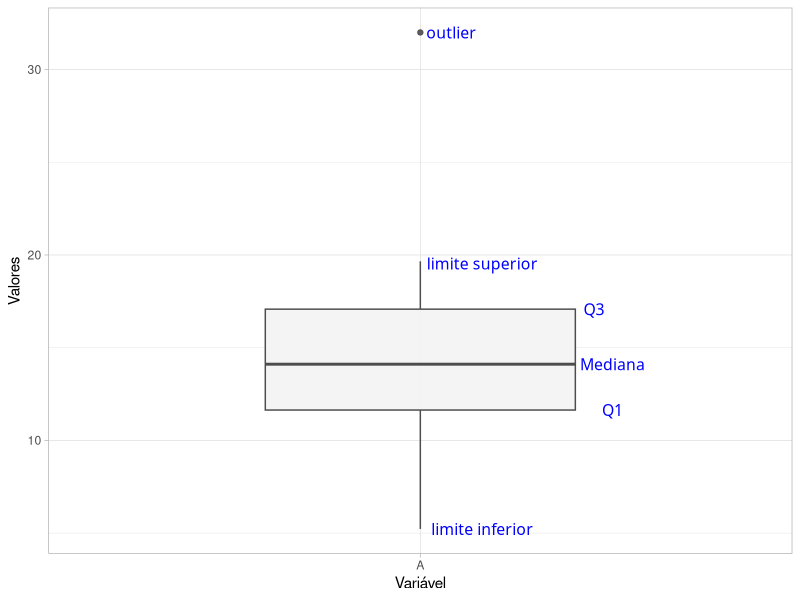
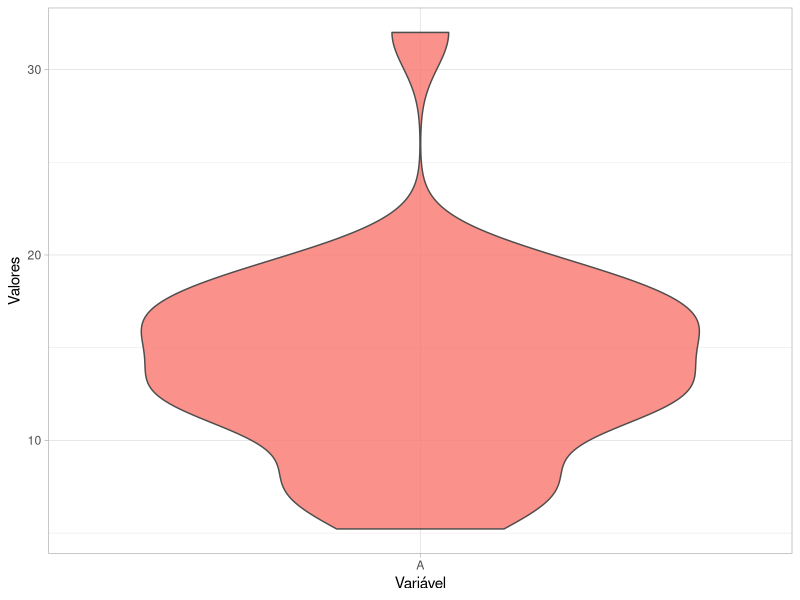
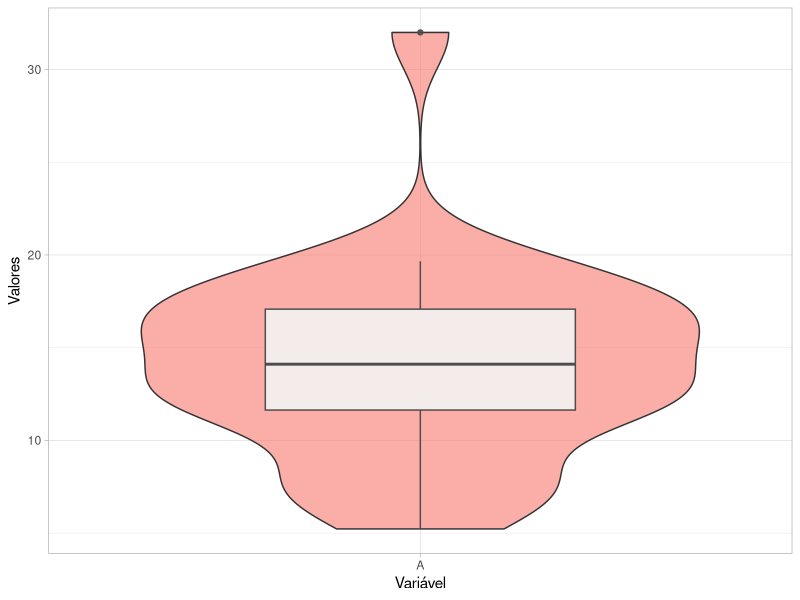
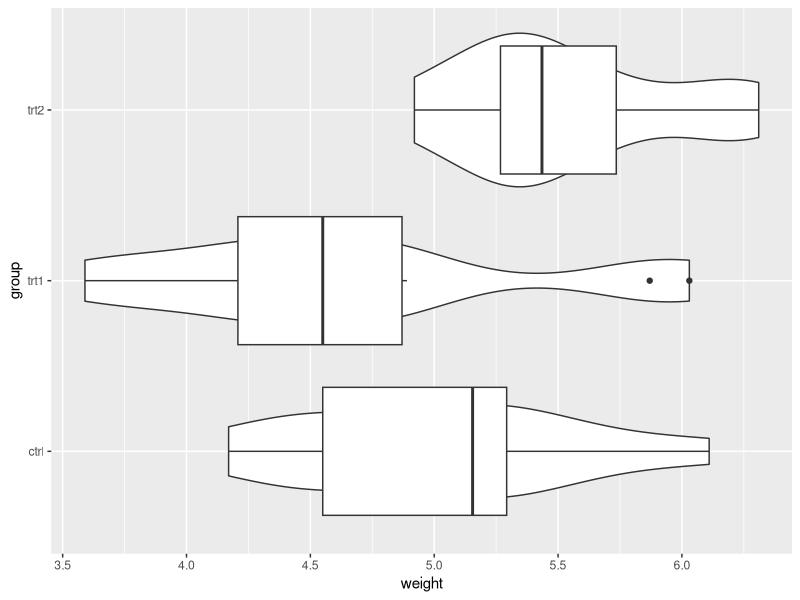
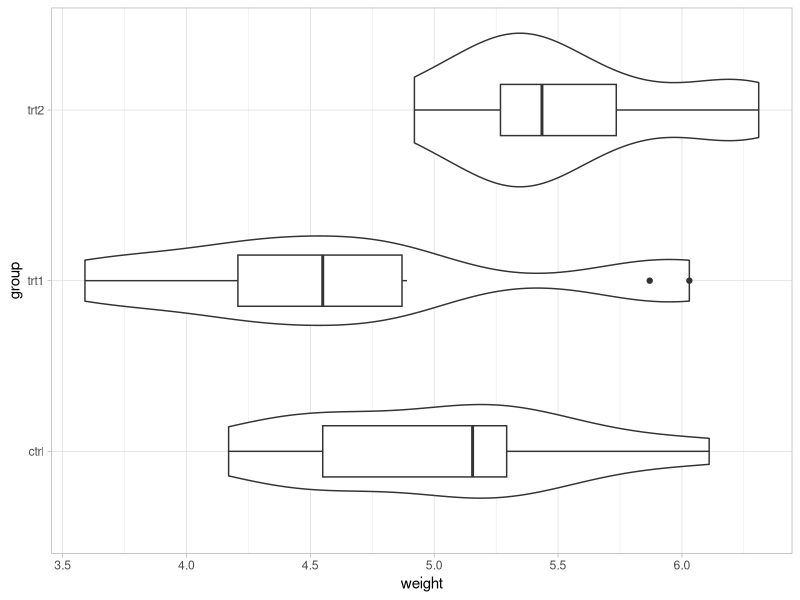
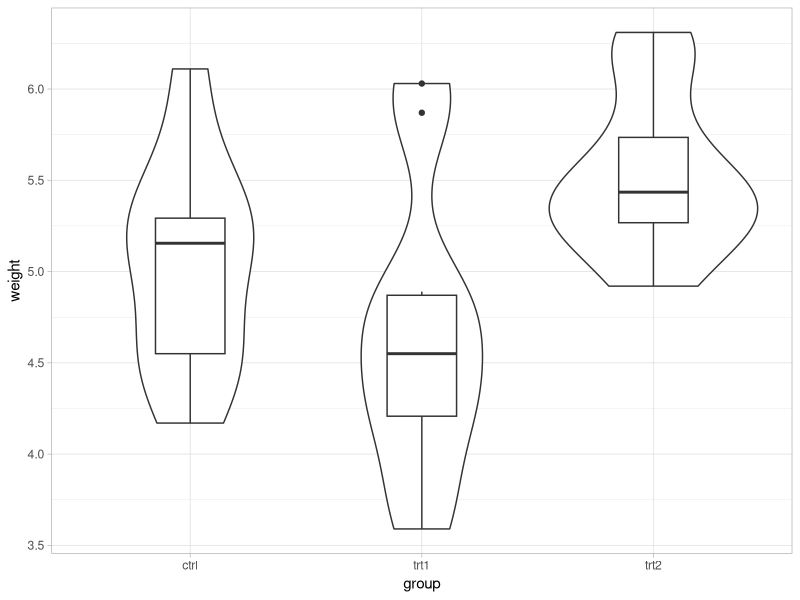
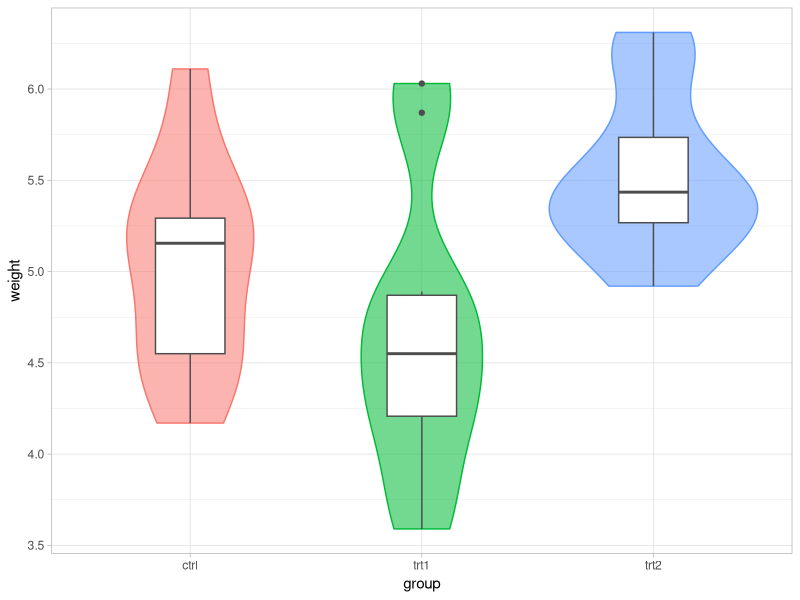
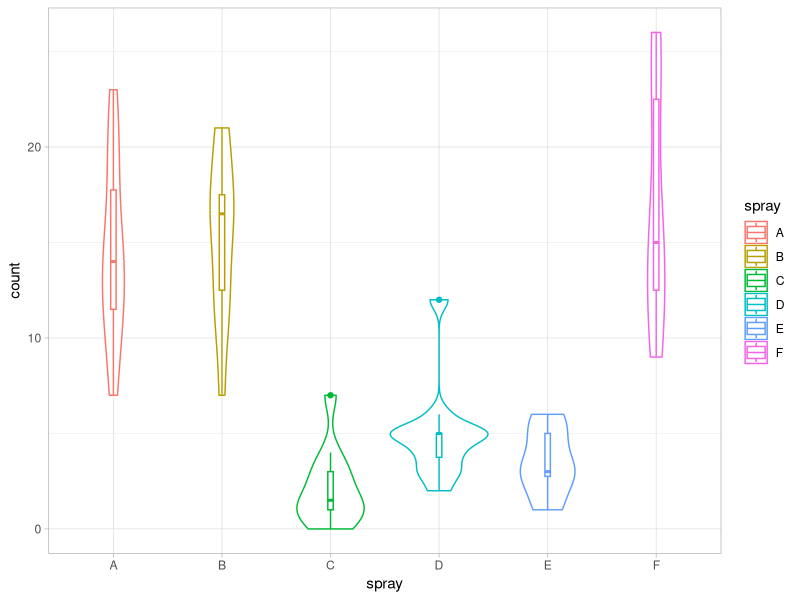

Write the R code that produced these figures, in order.
## ---- chunk 1
library(tidyverse)
library(scales)
A <- data.frame("Variável" = rep("A", 26), "Valores" = c(runif(25, 5, 20), 32))
ggplot(A, aes(x = Variável, y = Valores)) + 
  geom_boxplot(width = .5, color = "grey30", fill = "grey95", alpha = .9,
               show.legend = F) + 
  theme_light() + 
  annotate( # adicionar anotação
  x = 1.05, 
  y = quantile(A[,2])[5], 
  label = "outlier", 
  geom = "text", 
  color = "blue", 
  family = "Bell MT",
  size = 4) +
  annotate( # adicionar anotação
  x = 1.1, 
  y = quantile(A[,2], probs = 0.95), 
  label = "limite superior", 
  geom = "text", 
  color = "blue", 
  family = "Bell MT",
  size = 4) +
  annotate( # adicionar anotação
  x = 1.28, 
  y = quantile(A[,2])[4], 
  label = "Q3", 
  geom = "text", 
  color = "blue", 
  family = "Bell MT",
  size = 4) +
  annotate( # adicionar anotação
  x = 1.31, 
  y = quantile(A[,2])[3], 
  label = "Mediana", 
  geom = "text", 
  color = "blue", 
  family = "Bell MT",
  size = 4) +
  annotate( # adicionar anotação
  x = 1.31, 
  y = quantile(A[,2])[2], 
  label = "Q1", 
  geom = "text", 
  color = "blue", 
  family = "Bell MT",
  size = 4) +
  annotate( # adicionar anotação
  x = 1.1, 
  y = quantile(A[,2])[1], 
  label = "limite inferior", 
  geom = "text", 
  color = "blue", 
  family = "Bell MT",
  size = 4) 
## ---- chunk 2
ggplot(A, aes(x = Variável, y = Valores, fill = Variável)) + 
  geom_violin(show.legend = F, alpha = .8, color = "grey30") + 
  theme_light() +
  theme(legend.position="none")
## ---- chunk 3
ggplot(A, aes(x = Variável, y = Valores, fill = Variável)) + 
  geom_violin(show.legend = F, alpha = .6) +
  geom_boxplot(width = .5, fill = "grey95", color = "grey30", alpha = .9,
               show.legend = F) + 
  theme_light() +
  theme(legend.position="none") # retirar a legenda
## ---- chunk 4
library(datasets)
library(ggplot2)
## ---- chunk 5
data("PlantGrowth"); data("InsectSprays")
## ---- chunk 6
head(PlantGrowth)
## ---- chunk 7
head(InsectSprays)
## ---- chunk 8
ggplot(PlantGrowth, aes(x = weight, # no eixo 'x' vai o peso
                        y = group)) + # no eixo y os 'grupo
        geom_violin() + # plotar o violin plot
        geom_boxplot()  # plotar o boxplot
## ---- chunk 9
ggplot(PlantGrowth, aes(x = weight, y = group)) + 
  theme_light() + # mudança de tema (estética) do background
  geom_violin() +
  geom_boxplot(width = 0.3) # diminuição das caixas
## ---- chunk 10
ggplot(PlantGrowth, aes(x = weight, y = group)) + 
  theme_light() +
  geom_violin() +
  geom_boxplot(width = 0.3) +
  coord_flip() # caixas na vertical
## ---- chunk 11
ggplot(PlantGrowth, aes(x = weight, y = group)) + 
  theme_light() +
  geom_violin(aes(fill = group, # colorir o interior dos violinos em função dos grupos
                  color = group, # colorir o contorno dos violinos em função dos grupos
                  alpha = 0.5)) + # deixar as cores transparentes (50% de transparência)
  geom_boxplot(width = 0.3, 
               color = "grey30") + # contorno do boxplot em cinza escuro
  coord_flip() +
  theme(legend.position = "none") # retirar a legenda
## ---- chunk 12
ggplot(InsectSprays, # tabela de dados
       aes(x = spray, # no eixo 'x' os grupos da coluna spray
           y = count, # no eixo 'y' a contagem de insetos
           color = spray)) + # colorir os gráficos em função de 'spray'
  theme_light() + # mudar o tema do gráfico - cores e estilo do background
  geom_violin() + # plotar o violino
  geom_boxplot(width = 0.05) # plotar as caixas mais 'finas' que o default
